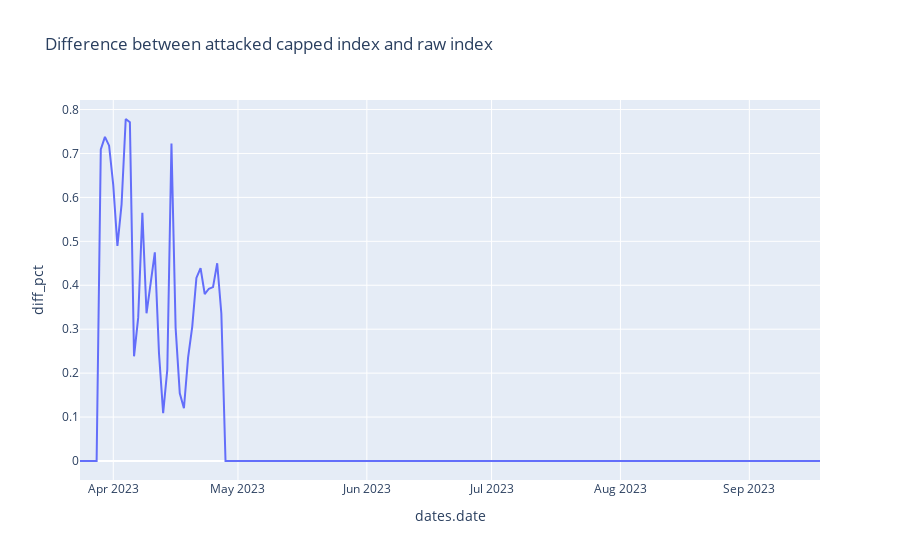

The code cell stored with this chart in its notebook:
### Code cell
# Plot difference between capped_ind and att_capped_ind using plotly
diff = pd.DataFrame()
# rename column index to att_capped_index
att_capped_ind = att_capped_ind.rename(columns={'index': 'att_capped_index'})
diff = att_capped_ind.merge(ind, on='dates.date', how='inner')
diff['diff_pct'] = (diff['att_capped_index'] - diff['index']) * 100/diff['index']
px.line(diff, x='dates.date', y='diff_pct', title='Difference between attacked capped index and raw index')

### Figure 1 — Plotly figure (JSON) as saved in the notebook; plotly's stock layout.template omitted (floating-point values rounded to 4 significant figures; data arrays with more than 128 entries replaced by an {"elided": "..."} marker saying what was removed)
{"data": [{"hovertemplate": "dates.date=%{x}<br>diff_pct=%{y}<extra></extra>", "legendgroup": "", "line": {"color": "#636efa", "dash": "solid"}, "marker": {"symbol": "circle"}, "mode": "lines", "name": "", "orientation": "v", "showlegend": false, "type": "scatter", "x": {"elided": "179 str values"}, "xaxis": "x", "y": {"elided": "179 float values"}, "yaxis": "y"}], "layout": {"legend": {"tracegroupgap": 0}, "title": {"text": "Difference between attacked capped index and raw index"}, "xaxis": {"anchor": "y", "domain": [0, 1], "title": {"text": "dates.date"}}, "yaxis": {"anchor": "x", "domain": [0, 1], "title": {"text": "diff_pct"}}}}
